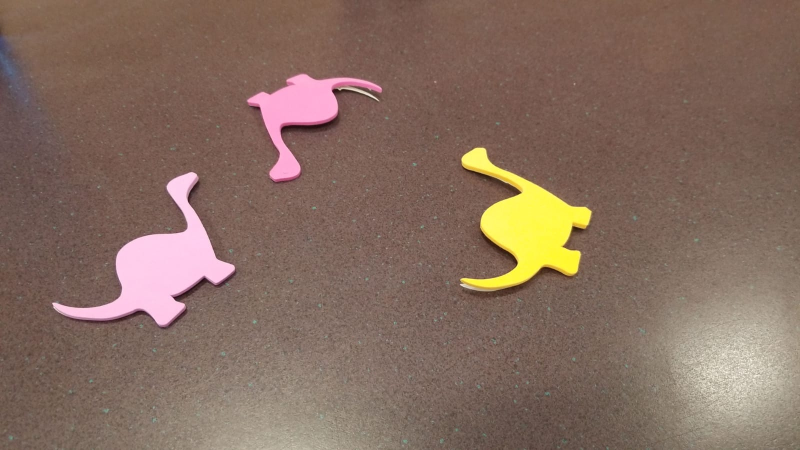
//> input picture images/what2.jpeg, 1600 x 900 px (shown at 1/2 size)
$ ./image_recognition   (built with g++ and OpenCV 4)
//> lines starting //> are read from the running program, lines starting //| are printed output that depends on the picture; after the words box and inside, x2 and y2 are one past the last pixel; in counts of white or black regions, pixels touching at a corner belong together
//> further down, img1 is the input picture: 900 rows x 1600 cols, CV_8UC3; mean B, G, R 95.5, 108.7, 133
### include/header.h
#pragma once

#include <iostream>
#include <vector>
#include <cmath>
#include <cstdint>
#include <iterator>
#include <map>
#include <algorithm>
#include <queue>

#include "opencv2/opencv.hpp"
#include "../matplotlib-cpp/matplotlibcpp.h"

using namespace std;
namespace plt = matplotlibcpp;

#define pi 3.142

### include/include_files.h
#include "header.h"
#include "HSV_tracker.cpp"
#include "hsv_segmentation_contour.cpp"
#include "delaunay_triangles.cpp"
#include "object_matcher.cpp"
#include "model.cpp"
#include "object.cpp"

### include/object.cpp
#include "header.h"

class dino_object {
public:
	vector<float> slope;
	vector<vector<double> > y_point_distance, x_point_distance;
	double largest_distance_centroid=0;
	vector<double> object_x_avg, object_y_avg;
	vector<uint> detected_dino_contour;

	float base_angle, base_axis_angle, base_axis_slope;
	cv::Point2f farthest_point;

	void largest_distance(vector<cv::Point> &contour, cv::Point &contour_centroid);
	void check_distance_centroid(vector<vector<cv::Point> > &contour, vector<cv::Point> &contour_centroid, vector<vector<cv::Point2f> > &triangle_centroid);
	void find_base_angle(cv::Point &contour_centroid);
	void find_base_axis(cv::Point &contour_centroid);
};

// CONDITION FOR CHECKING WHETHER THE MEAN NORMALIZED DISTANCE LIES WITHIN THE RANGE OF THE OBJECT
// NORMALIZE ALL THE DISTANCE FROM TRIANGLE CENTROIDS TO THE X AND Y AXIS OF THE OBJECT
// TAKE THE AVERAGE OF THOSE AND COMPARE WITH THE SET THRESHOLD
void dino_object::check_distance_centroid(vector<vector<cv::Point> > &contour, vector<cv::Point> &contour_centroid, vector<vector<cv::Point2f> > &triangle_centroid) {

	double temp_dist;
	y_point_distance.resize(triangle_centroid.size());
	x_point_distance.resize(triangle_centroid.size());
	for(uint i=0; i<contour.size(); i++) {

		largest_distance(contour.at(i), contour_centroid.at(i));
		find_base_angle(contour_centroid.at(i));
		find_base_axis(contour_centroid.at(i));

		double sum=0;

		for(uint j=0; j<triangle_centroid.at(i).size(); j++) {
			float k = 1/base_axis_slope;
			float x_int = (contour_centroid.at(i).y - triangle_centroid.at(i).at(j).y + k*contour_centroid.at(i).x + triangle_centroid.at(i).at(j).x/k)/(k+1/k);
			float y_int = -k*(x_int) + contour_centroid.at(i).y + k*contour_centroid.at(i).x;
			temp_dist = sqrt(pow(x_int - triangle_centroid.at(i).at(j).x, 2) + pow(y_int - triangle_centroid.at(i).at(j).y, 2));
			y_point_distance.at(i).push_back(temp_dist);
			sum+=y_point_distance.at(i).at(j);
		}

		double area = cv::contourArea(contour.at(i), false);
		object_y_avg.push_back(sum/(largest_distance_centroid*triangle_centroid.at(i).size()));

		cout<<"contourArea: -> "<<area<<endl;
		cout<<"largest_distance: -> "<<largest_distance_centroid<<endl;
		cout<<"distance model wrt y: -> "<<object_y_avg.at(i)<<endl;
		cout<<"area model wrt y: -> "<<sum/(area*triangle_centroid.at(i).size())<<endl;

		sum=0;

		for(uint j=0; j<triangle_centroid.at(i).size(); j++) {
			float x_int = (contour_centroid.at(i).y - triangle_centroid.at(i).at(j).y + base_axis_slope*contour_centroid.at(i).x + triangle_centroid.at(i).at(j).x/base_axis_slope)/(base_axis_slope + 1/base_axis_slope);
			float y_int = -base_axis_slope*(x_int) + contour_centroid.at(i).y + base_axis_slope*contour_centroid.at(i).x;
			temp_dist = sqrt(pow(x_int - triangle_centroid.at(i).at(j).x, 2) + pow(y_int - triangle_centroid.at(i).at(j).y, 2));
			x_point_distance.at(i).push_back(temp_dist);
			sum+=x_point_distance.at(i).at(j);
		}
		object_x_avg.push_back(sum/(largest_distance_centroid*triangle_centroid.at(i).size()));

		cout<<"contourArea: -> "<<area<<endl;
		cout<<"largest_distance: -> "<<largest_distance_centroid<<endl;
		cout<<"distance model wrt x: -> "<<object_x_avg.at(i)<<endl;
		cout<<"area model wrt x: -> "<<sum/(area*triangle_centroid.at(i).size())<<endl;
		cout<<"==========================================================================================="<<endl;

		largest_distance_centroid=0;
		if(object_x_avg.at(i)>=0.3 && object_x_avg.at(i)<=0.5 && object_y_avg.at(i)>=0.3 && object_y_avg.at(i)<=0.5)
		detected_dino_contour.push_back(i);
	}
}

// FIND THE LARGEST DISTANCE FROM THE CENTROID OF THE OBJECT. THIS IS USEFUL FOR NORMALIZING THE DISTANNCES. IMPORTANT FOR SCALE INVARIANCE
void dino_object::largest_distance(vector<cv::Point> &contour, cv::Point &contour_centroid) {
	double temp_dist;
	for(uint j=0; j<contour.size(); j++) {
		temp_dist = sqrt(pow(contour.at(j).x - contour_centroid.x, 2) + pow(contour.at(j).y - contour_centroid.y, 2));
		largest_distance_centroid = max(largest_distance_centroid, temp_dist);
		if(largest_distance_centroid == temp_dist)
			farthest_point = contour.at(j);
	}
}

// REQUIRED FOR FINDING THE OBJECT AXES
inline void dino_object::find_base_angle(cv::Point &contour_centroid) {
	base_angle = atan2(contour_centroid.y - farthest_point.y, farthest_point.x - contour_centroid.x);
	cout<<"base_angle: -> "<<base_angle<<endl;
}

void dino_object::find_base_axis(cv::Point &contour_centroid) {
	base_axis_angle = base_angle - 0.726642;//model_base_angle;
	cout<<"base_axis_angle ->"<<base_axis_angle<<endl;
	base_axis_slope = tan(base_axis_angle);
	cout<<"base_axis_slope: -> "<<base_axis_slope<<endl;
}

### include/delaunay_triangles.cpp
#include "header.h"

#define point_count 500 //NUMBER OF SAMPLE POINTS REQUIRED ON THE CONTOUR (VERTICES OF DELAUNAY TRIANGLES)

class delaunay_triangles {
public:
	vector<vector<cv::Point> > copy_contour, outline_points, assorted_outline_points;
	float xp, yp, theta, x_cent, y_cent;
	float prev_dist, dist, min_dist, current_slope, previous_slope;
	cv::Point current, previous, previous_in_line;
	int csize;

	vector<cv::Subdiv2D> del;
	cv::Rect window;
	vector<vector<cv::Vec6f> > triangle_list; // VECTOR CONTAINING THE VECTOR OF VERTICES OF DELAUNAY TRIANGLES
	vector<cv::Point> triangulated_points = vector<cv::Point>(3);
	bool animate = false;

	vector<vector<cv::Point2f> > triangle_centroids; // CENTROIDS OF DELAUNAY TRIANGLES

	delaunay_triangles(cv::Mat img) {
		window = cv::Rect(0, 0, img.cols, img.rows);
	}

	~delaunay_triangles() {
	}

	void find_outline(vector<vector<cv::Point> > &contour, vector<cv::Point> contour_centroid);
	void get_delaunay_triangles(cv::Mat img, cv::Mat threshold_image);
	void draw_triangles(cv::Mat img, cv::Mat threshold_image, uint index);
	void check_midpoint(cv::Mat img, uint index);
	void get_triangle_centroids(cv::Mat img);

};

// GETTING THE SAMPLE POINTS ACCORDING TO THE NUMBER SET ABOVE
void delaunay_triangles::find_outline(vector<vector<cv::Point> > &contour, vector<cv::Point> contour_centroid) {
	copy_contour = contour;
	outline_points.resize(copy_contour.size());

	for(uint i=0; i<copy_contour.size();i++) {
		csize = (int)copy_contour.at(i).size()/point_count;
		int pcount = 0;
		outline_points.at(i).push_back(copy_contour.at(i).at(0));
		for(uint j=0; j<copy_contour.at(i).size();j++) {
			if(pcount!=csize) {
				pcount++;
			}
			else {
				outline_points.at(i).push_back(copy_contour.at(i).at(j));
				pcount = 0;
			}
		}
		outline_points.at(i).push_back(contour_centroid.at(i));
	}
}

// FIND THE ALL THE DELAUNAY TRIANGLES
void delaunay_triangles::get_delaunay_triangles(cv::Mat img, cv::Mat threshold_image) {
	del.resize(outline_points.size());
	triangle_list.resize(del.size());
	for(uint i=0; i<outline_points.size(); i++) {
		del.at(i) = cv::Subdiv2D(window);
		for(uint j=0; j<outline_points.at(i).size(); j++) {
			cv::Point2f temp_point = cv::Point2f(outline_points.at(i).at(j).x, outline_points.at(i).at(j).y);
			del.at(i).insert(temp_point);

			if(animate) {
				draw_triangles(img, threshold_image, i);
				cv::waitKey(100);
			}
		}

		if(!animate) draw_triangles(img, threshold_image, i);
	}
	cout<<"triangle_list-vector size: "<<triangle_list.size()<<endl;
	get_triangle_centroids(img);
}

// DRAW THE DELAUNAY TRIANGLES
void delaunay_triangles::draw_triangles(cv::Mat del_img, cv::Mat threshold_image, uint index) {
	del.at(index).getTriangleList(triangle_list.at(index));
	check_midpoint(threshold_image, index);
	for(uint i=0; i<triangle_list.at(index).size(); i++) {
		triangulated_points.at(0) = cv::Point(cvRound(triangle_list.at(index).at(i)[0]), cvRound(triangle_list.at(index).at(i)[1]));
		triangulated_points.at(1) = cv::Point(cvRound(triangle_list.at(index).at(i)[2]), cvRound(triangle_list.at(index).at(i)[3]));
		triangulated_points.at(2) = cv::Point(cvRound(triangle_list.at(index).at(i)[4]), cvRound(triangle_list.at(index).at(i)[5]));

		if(window.contains(triangulated_points.at(0)) && window.contains(triangulated_points.at(1)) && window.contains(triangulated_points.at(2))) {
			cv::line(del_img, triangulated_points.at(0), triangulated_points.at(1), cv::Scalar(255), 1, cv::LINE_AA, 0);
			cv::line(del_img, triangulated_points.at(1), triangulated_points.at(2), cv::Scalar(255), 1, cv::LINE_AA, 0);
			cv::line(del_img, triangulated_points.at(2), triangulated_points.at(0), cv::Scalar(255), 1, cv::LINE_AA, 0);
		}
		// cv::imshow("delaunay_triangles", del_img);
	}
	cout<<"Number of triangles: "<<triangle_list.at(index).size()<<endl;
}

// CHECK WHETHER THE SIDES OF THE TRIANGLES ARE ON OR INSIDE THE CONTOUR. THIS FUNCTION DELETES ALL THE TRIANGLES WHOSE SIDES LIE OUTSIDE THE CONTOUR
void delaunay_triangles::check_midpoint(cv::Mat img, uint index) {
	cout<<"checking"<<endl;
	cv::Point mid_point;
	bool delete_triangle = false;
	for(int i=0;i<triangle_list.at(index).size(); ++i) {

		int count=0;
		for(uint m=0; m<=4; m+=2) {
			if(triangle_list.at(index).at(i)[m]<=0 || triangle_list.at(index).at(i)[m]>=640) {
				triangle_list.at(index).erase(triangle_list.at(index).begin()+i);
				i--;
				delete_triangle = true;
				break;
			}
		}
		if(delete_triangle == true) {
			delete_triangle = false;
			continue;
		}

		for(uint m=1; m<=5; m+=2) {
			if(triangle_list.at(index).at(i)[m]<=0 || triangle_list.at(index).at(i)[m]>=480) {
				triangle_list.at(index).erase(triangle_list.at(index).begin()+i);
				i--;
				delete_triangle = true;
				break;
			}
		}
		if(delete_triangle == true) {
			delete_triangle = false;
			continue;
		}
		mid_point = cv::Point(cvRound((triangle_list.at(index).at(i)[0] + triangle_list.at(index).at(i)[2])/2),cvRound((triangle_list.at(index).at(i)[1] + triangle_list.at(index).at(i)[3])/2));
		if(img.at<uchar>(mid_point.y, mid_point.x)==0) count++;

		mid_point = cv::Point(cvRound((triangle_list.at(index).at(i)[2] + triangle_list.at(index).at(i)[4])/2),cvRound((triangle_list.at(index).at(i)[3] + triangle_list.at(index).at(i)[5])/2));
		if(img.at<uchar>(mid_point.y, mid_point.x)==0) {
			count++;
		}

		mid_point = cv::Point(cvRound((triangle_list.at(index).at(i)[4] + triangle_list.at(index).at(i)[0])/2),cvRound((triangle_list.at(index).at(i)[5] + triangle_list.at(index).at(i)[1])/2));
		if(img.at<uchar>(mid_point.y, mid_point.x)==0) count++;

		if(count>=2) {
			triangle_list.at(index).erase(triangle_list.at(index).begin()+i);
			i--;
		}
		contin:;

	}
}

// GET TRIANGLE CENTROIDS
void delaunay_triangles::get_triangle_centroids(cv::Mat img) {
	triangle_centroids.resize(triangle_list.size());
	for(uint i=0; i<triangle_list.size(); i++) {
		for(uint j=0; j<triangle_list.at(i).size(); j++) {
			triangle_centroids.at(i).push_back(cv::Point2f((triangle_list.at(i).at(j)[0]+triangle_list.at(i).at(j)[2]+triangle_list.at(i).at(j)[4])/3, (triangle_list.at(i).at(j)[1]+triangle_list.at(i).at(j)[3]+triangle_list.at(i).at(j)[5])/3));
		}
	}
}

### include/hsv_segmentation_contour.cpp
/*
Purple:
H - 156 to 164
S - 29 to 82

Yellow:
H - 14 to 35
S - 102 to 223

Green:
H - 23 to 69
S - 44 to 84

Pink:
H - 164 to 173
S - 88 to 155

Blue:
H - 53 to 93
S - 87 to 164
*/


#include "header.h"


// DEFINING THE HSV RANGE OF THE COLORS
#define PURPLE_LOW_H 125
#define PURPLE_HIGH_H 170
#define PURPLE_LOW_S 39
#define PURPLE_HIGH_S 255

#define YELLOW_LOW_H 10
#define YELLOW_HIGH_H 77
#define YELLOW_LOW_S 131
#define YELLOW_HIGH_S 255

#define GREEN_LOW_H 40
#define GREEN_HIGH_H 98
#define GREEN_LOW_S 50
#define GREEN_HIGH_S 255

#define PINK_LOW_H 164
#define PINK_HIGH_H 173
#define PINK_LOW_S 88
#define PINK_HIGH_S 155

#define BLUE_LOW_H 53
#define BLUE_HIGH_H 98
#define BLUE_LOW_S 87
#define BLUE_HIGH_S 255

class hsv_segmentation {
	public:
		cv::Mat src_rgb, src_hsv, pink_threshold, purple_threshold, yellow_threshold, green_threshold, blue_threshold, erosion_dilation_temp, erode_kernel, dilate_kernel;

	hsv_segmentation(cv::Mat img) {
		src_rgb = img;
		cv::cvtColor(src_rgb, src_hsv, cv::COLOR_BGR2HSV);
//> src_hsv: 360 rows x 640 cols, CV_8UC3; mean H, S, V 18.5, 74.1, 133
		erode_kernel = cv::getStructuringElement(cv::MORPH_CROSS, cv::Size(5,5));
		dilate_kernel = cv::getStructuringElement(cv::MORPH_RECT, cv::Size(5,5));
	}

	~hsv_segmentation(){
	}

	void get_hsv_threshold();

};

// THRESHOLDING THE IMAGE
void hsv_segmentation::get_hsv_threshold() {
	cv::inRange(src_hsv, cv::Scalar(PURPLE_LOW_H, PURPLE_LOW_S, 0), cv::Scalar(PURPLE_HIGH_H, PURPLE_HIGH_S, 255), purple_threshold);
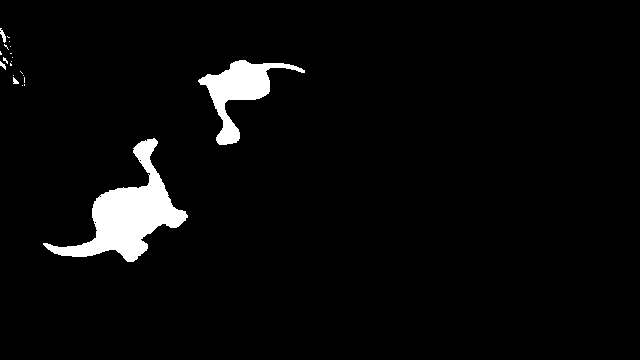
//> purple_threshold: 360 rows x 640 cols, CV_8UC1; 3.8% white; 21 white regions (16 under 20 px), largest, box (x1, y1, x2, y2) and area: (43, 138, 188, 262) 5827, (198, 60, 305, 145) 2868, (0, 28, 6, 43) 44, (0, 61, 6, 70) 26, (13, 77, 19, 84) 26
	/*cv::erode(purple_threshold, erosion_dilation_temp, erode_kernel);
	cv::dilate(erosion_dilation_temp, purple_threshold, dilate_kernel);*/

	cv::inRange(src_hsv, cv::Scalar(YELLOW_LOW_H, YELLOW_LOW_S, 0), cv::Scalar(YELLOW_HIGH_H, YELLOW_HIGH_S, 255), yellow_threshold);
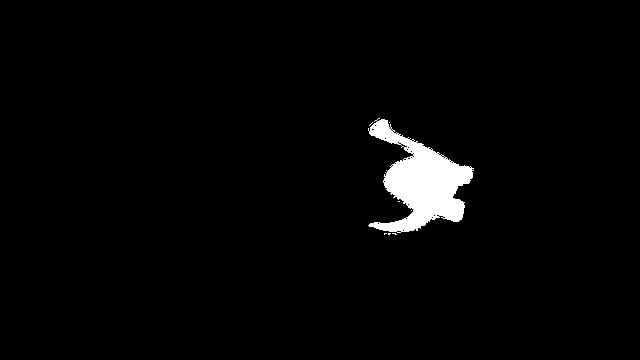
//> yellow_threshold: 360 rows x 640 cols, CV_8UC1; 2.4% white; 8 white regions (7 under 20 px), largest, box (x1, y1, x2, y2) and area: (368, 118, 474, 233) 5617
	/*cv::erode(yellow_threshold, erosion_dilation_temp, erode_kernel);
	cv::dilate(erosion_dilation_temp, yellow_threshold, dilate_kernel);*/
	cv::inRange(src_hsv, cv::Scalar(GREEN_LOW_H, GREEN_LOW_S, 0), cv::Scalar(GREEN_HIGH_H, GREEN_HIGH_S, 255), green_threshold);
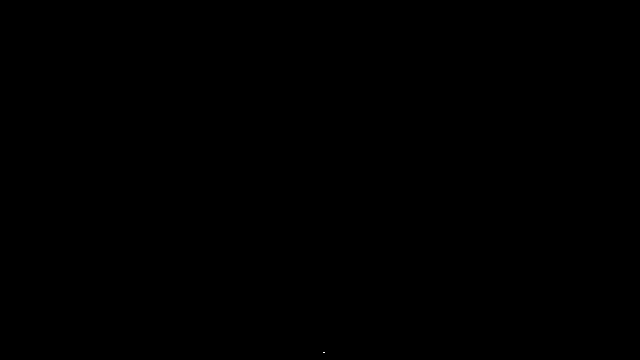
//> green_threshold: 360 rows x 640 cols, CV_8UC1; 0% white in thin lines or dots, all inside (x1, y1, x2, y2) = (323, 352, 325, 353)
	/*cv::erode(green_threshold, erosion_dilation_temp, erode_kernel);
	cv::dilate(erosion_dilation_temp, green_threshold, dilate_kernel);*/

	cv::inRange(src_hsv, cv::Scalar(PINK_LOW_H, PINK_LOW_S, 0), cv::Scalar(PINK_HIGH_H, PINK_HIGH_S, 255), pink_threshold);
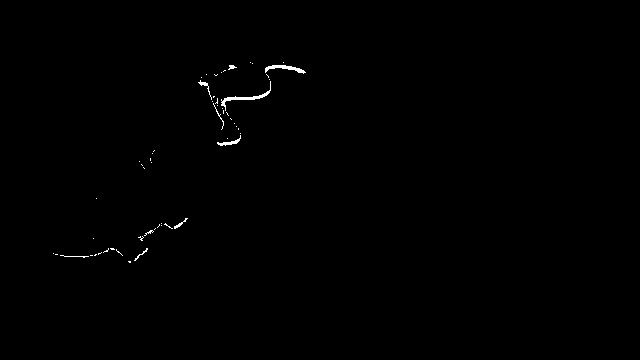
//> pink_threshold: 360 rows x 640 cols, CV_8UC1; 0.34% white in thin lines or dots, all inside (x1, y1, x2, y2) = (53, 62, 306, 263)
	/*cv::erode(pink_threshold, erosion_dilation_temp, erode_kernel);
	cv::dilate(erosion_dilation_temp, pink_threshold, dilate_kernel);*/
	cv::inRange(src_hsv, cv::Scalar(BLUE_LOW_H, BLUE_LOW_S, 0), cv::Scalar(BLUE_HIGH_H, BLUE_HIGH_S, 255), blue_threshold);
//> blue_threshold: 360 rows x 640 cols, CV_8UC1; every value is 0
	/*cv::erode(blue_threshold, erosion_dilation_temp, erode_kernel);
	cv::dilate(erosion_dilation_temp, blue_threshold, dilate_kernel);*/
}


class image_contours {
	public:
		vector<vector<cv::Point> > contour;
		vector<cv::Vec4i> hierarchy;
		vector<cv::Point> contour_centroid;
		cv::Mat approx_poly;
		double contour_area;

	~image_contours(){
	}

	void get_contour(cv::Mat &threshold_img, cv::Mat &rgb_img);
	void get_centroid(cv::Mat &rgb_img);
	void approximation(cv::Mat &threshold_img);
};

// FINDING CONTOURS IN THE IMAGE
void image_contours::get_contour(cv::Mat &threshold_img, cv::Mat &rgb_img) {
	cv::findContours(threshold_img, contour, hierarchy, cv::RETR_EXTERNAL, cv::CHAIN_APPROX_NONE, cv::Point(0,0));
//> contour = 21 contours, 18 with area under 20; largest, box (x1, y1, x2, y2) and area: (43, 138, 188, 262) 5595, (198, 60, 305, 145) 2695, (0, 28, 6, 43) 28


	for(uint i=0; i<contour.size(); i++) {
		contour_area = cv::contourArea(contour.at(i), false);
		if(contour_area < 100) {
			contour.erase(contour.begin()+i);
			i--;
		}
	}
//> this loop made 21 passes
//> (contour_area, i) on pass 21: (28, 1)
	cout<<"contour.size(): -> "<<contour.size()<<endl;
//| contour.size(): -> 2
	get_centroid(rgb_img);
	cout<<"contour_centroid.size(): ->"<<contour_centroid.size()<<endl;
}

// FINDING THE CENTROIDS OF EACH CONTOUR
void image_contours::get_centroid(cv::Mat &rgb_img) {
	for(uint i=0; i<contour.size(); i++) {
		int sumx = 0, sumy = 0;
		for(uint j=0; j<contour.at(i).size(); j++) {
			sumx+=contour.at(i).at(j).x;
			sumy+=contour.at(i).at(j).y;
		}
		contour_centroid.push_back(cv::Point(sumx/contour.at(i).size(), sumy/contour.at(i).size()));
	}
//> this loop made 2 passes
//> (sumx, sumy) on passes 1 to 2: (57738, 99486), (84088, 31335)
}

### src/image_recognition.cpp
#include "include_files.h"

int main(int argc, char const *argv[])
{
	cv::Mat img, img1, img_rgb, img_thresholded, bgr;

	cv::namedWindow("Image");
	cv::namedWindow("threshold");

	img1 = cv::imread("images/what2.jpeg", cv::IMREAD_COLOR);
	cv::resize(img1, img_rgb, cv::Size(640,360));

	// hsv COLOUR SEGMENTATION OF THE OBJECT
	hsv_segmentation *seg = new hsv_segmentation(img_rgb);
	seg->get_hsv_threshold();

	// FINDING CONTOURS AFTER SEGMENTATION
	image_contours *purple = new image_contours();
	purple->get_contour(seg->purple_threshold, img_rgb);
//| contour_centroid.size(): ->2

	image_contours *green = new image_contours();
	green->get_contour(seg->green_threshold, img_rgb);
//> in get_contour (call 2), `cv::findContours(threshold_img, contour, hierarchy, cv::RETR_EXTERNAL,..`: contour = 1 contour, all with area under 20
//> the loop in get_contour (call 2), `for(uint i=0; i<contour.size(); i++)` made 1 pass
//> (contour_area, i) on pass 1: (0, 4294967295)
//| contour.size(): -> 0
//| contour_centroid.size(): ->0

	image_contours *yellow = new image_contours();
	yellow->get_contour(seg->yellow_threshold, img_rgb);
//> in get_contour (call 3), `cv::findContours(threshold_img, contour, hierarchy, cv::RETR_EXTERNAL,..`: contour = 8 contours, 7 with area under 20; largest, box (x1, y1, x2, y2) and area: (368, 118, 474, 233) 5412
//| contour.size(): -> 1
//| contour_centroid.size(): ->1

	// FINDING DELAUNAY TRIANGLES
	delaunay_triangles *purple_triangles = new delaunay_triangles(img_rgb);
	dino_object *purple_dino = new dino_object();

	delaunay_triangles *green_triangles = new delaunay_triangles(img_rgb);
	dino_object *green_dino = new dino_object();

	delaunay_triangles *yellow_triangles = new delaunay_triangles(img_rgb);
	dino_object *yellow_dino = new dino_object();


	// ALGORITHM FOR OBJECT DETECTION
	if(purple->contour.size()) {
		purple_triangles->find_outline(purple->contour, purple->contour_centroid);
//> in find_outline, `copy_contour = contour;`: copy_contour = 2 contours; box (x1, y1, x2, y2) and area: (43, 138, 188, 262) 5595, (198, 60, 305, 145) 2695
//> in find_outline, `outline_points.resize(copy_contour.size());`: outline_points = 2 empty contours
//> the loop in find_outline, `for(uint i=0; i<copy_contour.size();i++)` made 2 passes
//> (csize, pcount) on passes 1 to 2: (0, 0), (0, 0)
//> purple->contour has the same summary as copy_contour in find_outline; purple->contour_centroid = 2 Points (x, y): [123, 212], [244, 91]

		cv::Mat purple_img_temp = cv::Mat::zeros(cv::Size(img_rgb.cols,img_rgb.rows), CV_8UC1);
		for(uint i=0; i<purple_triangles->outline_points.size(); i++) {
			for(uint j=0; j<purple_triangles->outline_points.at(i).size(); j++) {
				purple_img_temp.at<uint8_t>(purple_triangles->outline_points.at(i).at(j).y , purple_triangles->outline_points.at(i).at(j).x) = 255;
			}
		}
//> this loop made 2 passes
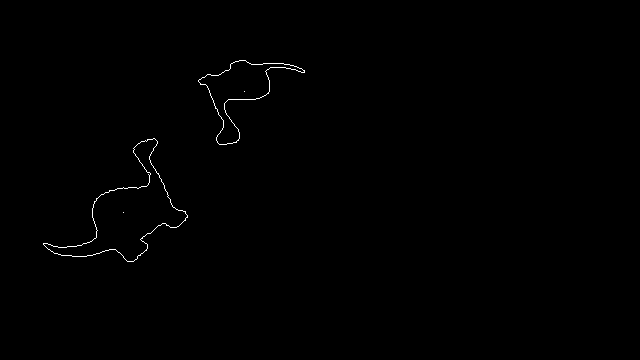
//> purple_img_temp: 360 rows x 640 cols, CV_8UC1; 0.35% white in thin lines or dots, all inside (x1, y1, x2, y2) = (43, 60, 305, 262)

		purple_triangles->get_delaunay_triangles(purple_img_temp, seg->purple_threshold);
//> in get_delaunay_triangles, `del.resize(outline_points.size());`: del = 2 items
//> the loop in get_delaunay_triangles, `for(uint i=0; i<outline_points.size(); i++)` made 2 passes
//| checking
//| Number of triangles: 592
//| checking
//| Number of triangles: 444
//> pass 1, in get_delaunay_triangles, `if(!animate) draw_triangles(img, threshold_image, i);`:
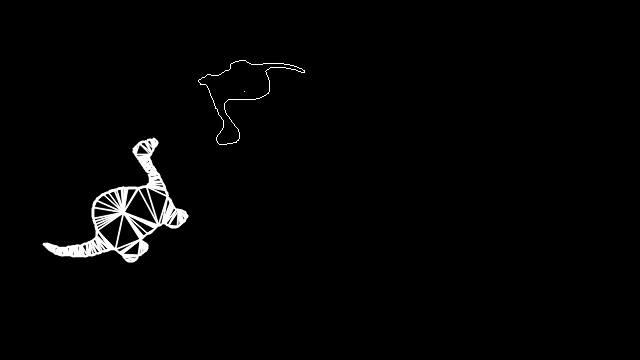
//> img: 360 rows x 640 cols, CV_8UC1; 1.79% of pixels changed, all inside (x1, y1, x2, y2) = (42, 137, 189, 263)
//> pass 2, in get_delaunay_triangles, `if(!animate) draw_triangles(img, threshold_image, i);`:
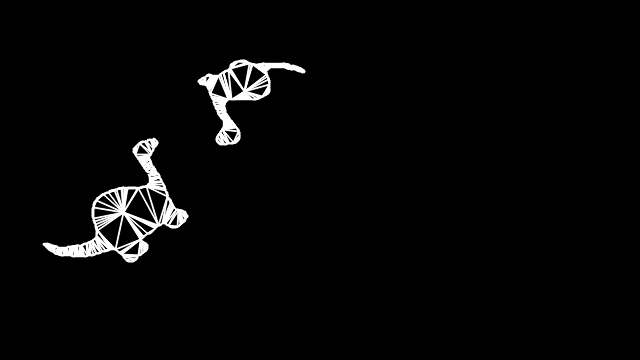
//> img: 360 rows x 640 cols, CV_8UC1; 0.98% of pixels changed, all inside (x1, y1, x2, y2) = (197, 59, 306, 146)
//| triangle_list-vector size: 2
//> in get_triangle_centroids, `triangle_centroids.resize(triangle_list.size());`: triangle_centroids = 2 point lists
//> (the rest of the program and of its run is left out)
